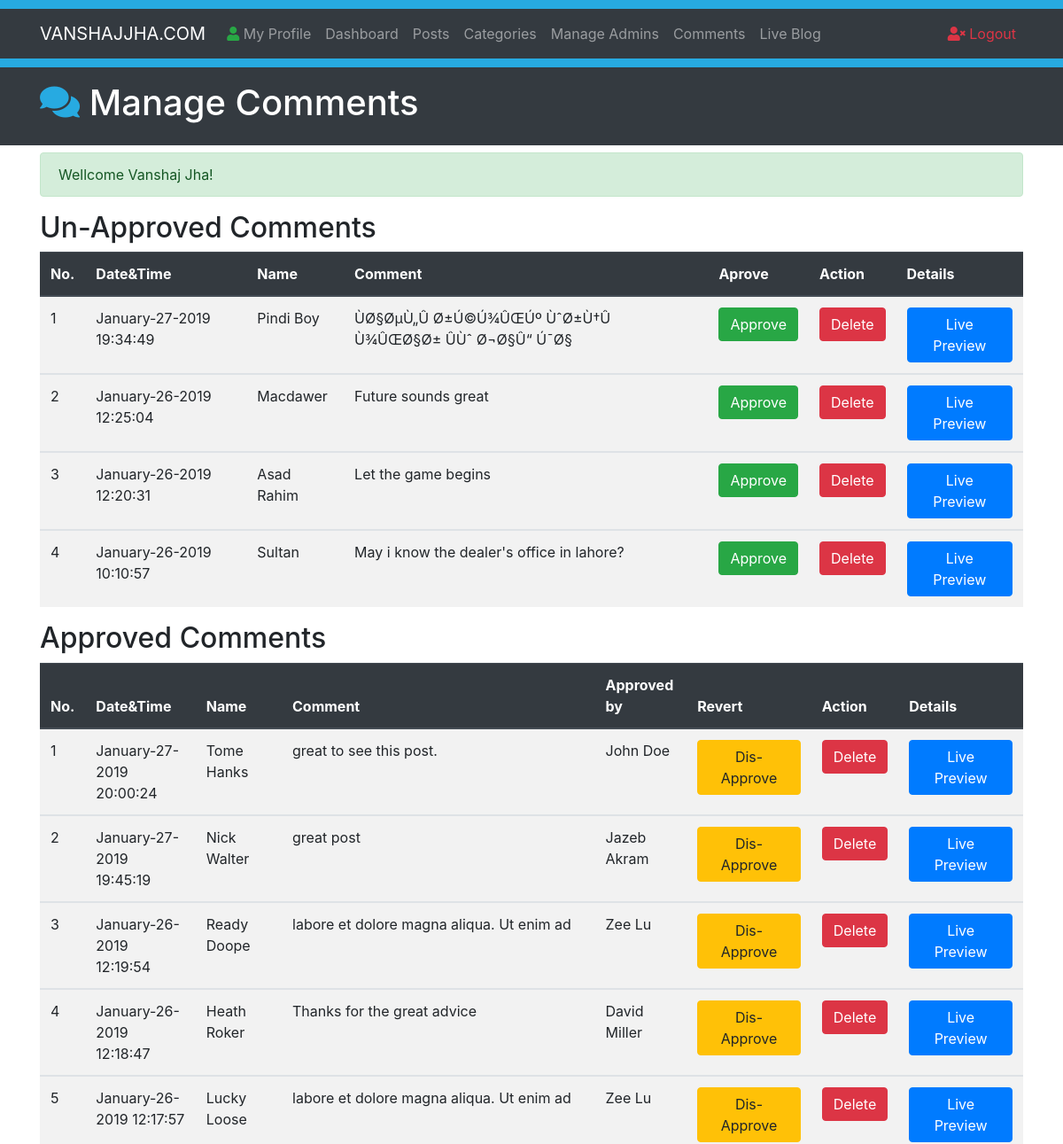
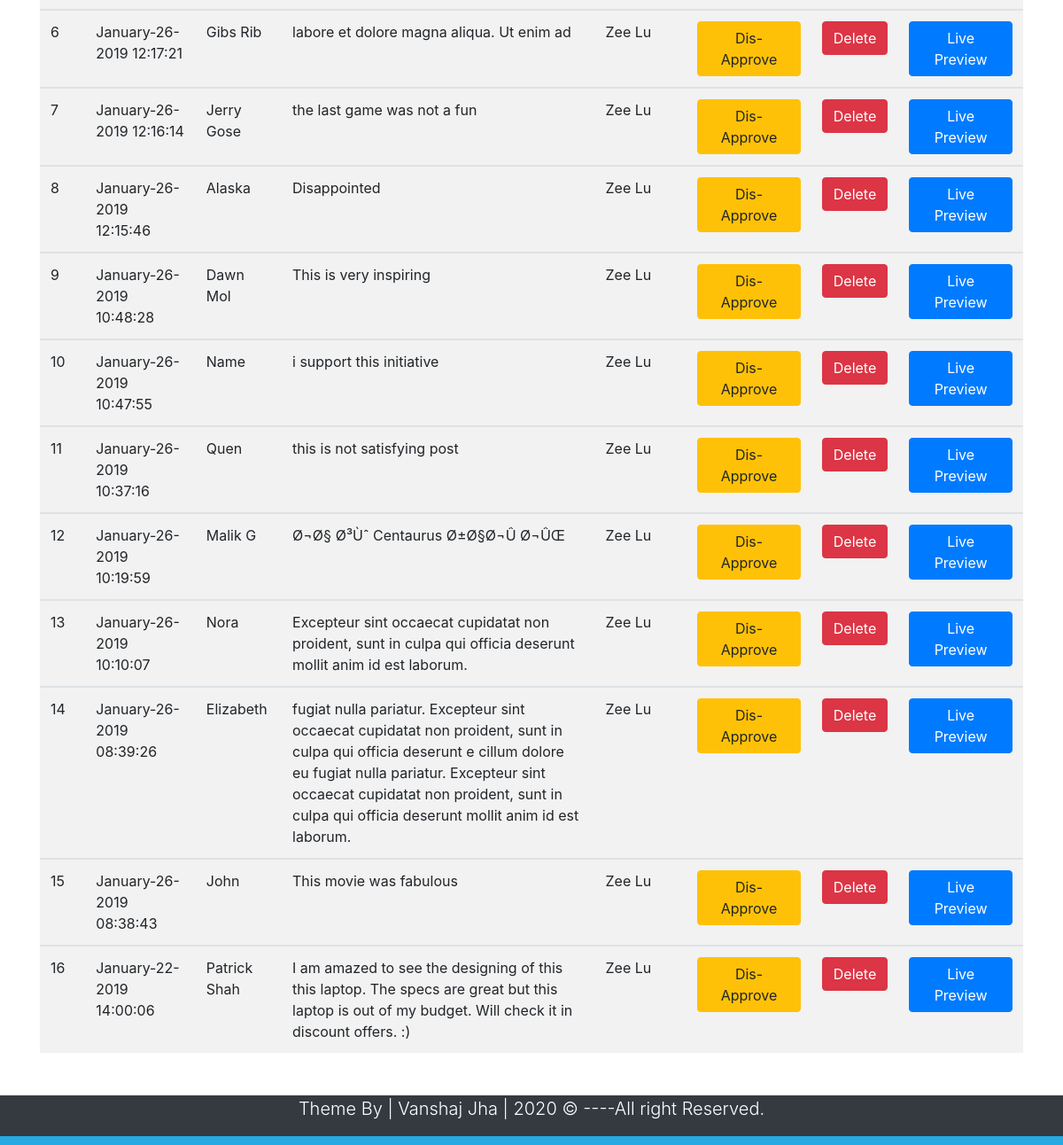
Screenshot of /Comments.php (signed in) with the database file from the repository (2 pictures, top to bottom).
### tables this page shows
CREATE TABLE `comments` (
  `id` int(10) NOT NULL,
  `datetime` varchar(50) NOT NULL,
  `name` varchar(50) NOT NULL,
  `email` varchar(60) NOT NULL,
  `comment` varchar(500) NOT NULL,
  `approvedby` varchar(50) NOT NULL,
  `status` varchar(3) NOT NULL,
  `post_id` int(10) NOT NULL
);

### Comments.php (the view, shortened to what this page needs)
<?php require_once("Includes/Sessions.php"); ?>
<!DOCTYPE html>
<html lang="en">
<head>
  <link rel="stylesheet" href="https://use.fontawesome.com/releases/v5.6.3/css/all.css">
  <link rel="stylesheet" href="https://stackpath.bootstrapcdn.com/bootstrap/4.2.1/css/bootstrap.min.css">
  <link rel="stylesheet" href="Css/Styles.css">
</head>
<body>
  <div style="height:10px; background:#27aae1;"></div>
  <nav class="navbar navbar-expand-lg navbar-dark bg-dark">
    <div class="container">
      <a href="#" class="navbar-brand"> VANSHAJJHA.COM</a>
      <div class="collapse navbar-collapse" id="navbarcollapseCMS">
      <ul class="navbar-nav mr-auto">
        <li class="nav-item">
          <a href="MyProfile.php" class="nav-link"> <i class="fas fa-user text-success"></i> My Profile</a>
        </li>
        <li class="nav-item">
          <a href="Dashboard.php" class="nav-link">Dashboard</a>
        </li>
        <li class="nav-item">
          <a href="Posts.php" class="nav-link">Posts</a>
        </li>
        <li class="nav-item">
          <a href="Categories.php" class="nav-link">Categories</a>
        </li>
        <li class="nav-item">
          <a href="Admins.php" class="nav-link">Manage Admins</a>
        </li>
        <li class="nav-item">
          <a href="Comments.php" class="nav-link">Comments</a>
        </li>
        <li class="nav-item">
          <a href="Blog.php?page=1" class="nav-link" target="_blank">Live Blog</a>
        </li>
      </ul>
      <ul class="navbar-nav ml-auto">
        <li class="nav-item"><a href="Logout.php" class="nav-link text-danger">
          <i class="fas fa-user-times"></i> Logout</a></li>
      </ul>
      </div>
    </div>
  </nav>
    <div style="height:10px; background:#27aae1;"></div>
    <header class="bg-dark text-white py-3">
      <div class="container">
        <div class="row">
          <div class="col-md-12">
          <h1><i class="fas fa-comments" style="color:#27aae1;"></i> Manage Comments</h1>
          </div>
        </div>
      </div>
    </header>
    <section class="container py-2 mb-4">
      <div class="row" style="min-height:30px;">
        <div class="col-lg-12" style="min-height:400px;">
          <?php
           echo SuccessMessage();
           ?>
          <h2>Un-Approved Comments</h2>
          <table class="table table-striped table-hover">
            <thead class="thead-dark">
              <tr>
                <th>No. </th>
                <th>Date&Time</th>
                <th>Name</th>
                <th>Comment</th>
                <th>Aprove</th>
                <th>Action</th>
                <th>Details</th>
              </tr>
            </thead>
          <?php
          global $ConnectingDB;
          $sql = "SELECT * FROM comments WHERE status='OFF' ORDER BY id desc";
          $Execute =$ConnectingDB->query($sql);
          $SrNo = 0;
          while ($DataRows=$Execute->fetch()) {
            $CommentId = $DataRows["id"];
            $DateTimeOfComment = $DataRows["datetime"];
            $CommenterName = $DataRows["name"];
            $CommentContent= $DataRows["comment"];
            $CommentPostId = $DataRows["post_id"];
            $SrNo++;
          ?>
          <tbody>
            <tr>
              <td><?php echo htmlentities($SrNo); ?></td>
              <td><?php echo htmlentities($DateTimeOfComment); ?></td>
              <td><?php echo htmlentities($CommenterName); ?></td>
              <td><?php echo htmlentities($CommentContent); ?></td>
              <td> <a href="ApproveComments.php?id=<?php echo $CommentId;?>" class="btn btn-success">Approve</a>  </td>
              <td> <a href="DeleteComments.php?id=<?php echo $CommentId;?>" class="btn btn-danger">Delete</a>  </td>
              <td style="min-width:140px;"> <a class="btn btn-primary"href="FullPost.php?id=<?php echo $CommentPostId; ?>" target="_blank">Live Preview</a> </td>
            </tr>
          </tbody>
          <?php } ?>
          </table>
          <h2>Approved Comments</h2>
          <table class="table table-striped table-hover">
            <thead class="thead-dark">
              <tr>
                <th>No. </th>
                <th>Date&Time</th>
                <th>Name</th>
                <th>Comment</th>
                <th>Approved by</th>
                <th>Revert</th>
                <th>Action</th>
                <th>Details</th>
              </tr>
            </thead>
          <?php
          global $ConnectingDB;
          $sql = "SELECT * FROM comments WHERE status='ON' ORDER BY id desc";
          $Execute =$ConnectingDB->query($sql);
          $SrNo = 0;
          while ($DataRows=$Execute->fetch()) {
            $CommentId         = $DataRows["id"];
            $DateTimeOfComment = $DataRows["datetime"];
            $CommenterName     = $DataRows["name"];
            $ApprovedBy        = $DataRows["approvedby"];
            $CommentContent    = $DataRows["comment"];
            $CommentPostId     = $DataRows["post_id"];
            $SrNo++;
          ?>
          <tbody>
            <tr>
              <td><?php echo htmlentities($SrNo); ?></td>
              <td><?php echo htmlentities($DateTimeOfComment); ?></td>
              <td><?php echo htmlentities($CommenterName); ?></td>
              <td><?php echo htmlentities($CommentContent); ?></td>
              <td><?php echo htmlentities($ApprovedBy); ?></td>
              <td style="min-width:140px;"> <a href="DisApproveComments.php?id=<?php echo $CommentId;?>" class="btn btn-warning">Dis-Approve</a>  </td>
              <td> <a href="DeleteComments.php?id=<?php echo $CommentId;?>" class="btn btn-danger">Delete</a>  </td>
              <td style="min-width:140px;"> <a class="btn btn-primary"href="FullPost.php?id=<?php echo $CommentPostId; ?>" target="_blank">Live Preview</a> </td>
            </tr>
          </tbody>
          <?php } ?>
          </table>
        </div>
      </div>
    </section>
    <footer class="bg-dark text-white">
      <div class="container">
        <div class="row">
          <div class="col">
         <p class="lead text-center">Theme By | Vanshaj Jha | <span id="year"></span> &copy; ----All right Reserved.</p>
           </div>
         </div>
      </div>
    </footer>
        <div style="height:10px; background:#27aae1;"></div>
</body>
</html>

### rows the page displays
comments: datetime "January-27-2019 19:34:49", name "Pindi Boy", comment "ÙØ§ØµÙ„Û Ø±Ú©Ú¾ÛŒÚº ÙˆØ±Ù†Û Ù¾ÛŒØ§Ø± ÛÙˆ Ø¬Ø§Û“ Ú¯Ø§"
comments: datetime "January-26-2019 12:25:04", name "Macdawer", comment "Future sounds great"
comments: datetime "January-26-2019 12:20:31", name "Asad Rahim", comment "Let the game begins"
comments: datetime "January-26-2019 10:10:57", name "Sultan", comment "May i know the dealer's office in lahore?"
comments: datetime "January-27-2019 20:00:24", name "Tome Hanks", comment "great to see this post.", approvedby "John Doe"
comments: datetime "January-27-2019 19:45:19", name "Nick Walter", comment "great post", approvedby "Jazeb Akram"
comments: datetime "January-26-2019 12:19:54", name "Ready Doope", comment "labore et dolore magna aliqua. Ut enim ad", approvedby "Zee Lu"
comments: datetime "January-26-2019 12:18:47", name "Heath Roker", comment "Thanks for the great advice", approvedby "David Miller"
comments: datetime "January-26-2019 12:17:57", name "Lucky Loose", comment "labore et dolore magna aliqua. Ut enim ad", approvedby "Zee Lu"
comments: datetime "January-26-2019 12:17:21", name "Gibs Rib", comment "labore et dolore magna aliqua. Ut enim ad", approvedby "Zee Lu"
comments: datetime "January-26-2019 12:16:14", name "Jerry Gose", comment "the last game was not a fun", approvedby "Zee Lu"
comments: datetime "January-26-2019 12:15:46", name "Alaska", comment "Disappointed", approvedby "Zee Lu"
comments: datetime "January-26-2019 10:48:28", name "Dawn Mol", comment "This is very inspiring", approvedby "Zee Lu"
comments: datetime "January-26-2019 10:47:55", name "Name", comment "i support this initiative", approvedby "Zee Lu"
comments: datetime "January-26-2019 10:37:16", name "Quen", comment "this is not satisfying post", approvedby "Zee Lu"
comments: datetime "January-26-2019 10:19:59", name "Malik G", comment "Ø¬Ø§ Ø³Ùˆ Centaurus Ø±Ø§Ø¬Û Ø¬ÛŒ", approvedby "Zee Lu"
comments: datetime "January-26-2019 10:10:07", name "Nora", comment "Excepteur sint occaecat cupidatat non proident, sunt in culpa qui officia deserunt mollit anim id est laborum.", approvedby "Zee Lu"
comments: datetime "January-26-2019 08:39:26", name "Elizabeth", comment "fugiat nulla pariatur. Excepteur sint occaecat cupidatat non proident, sunt in culpa qui officia deserunt e cillum dolore eu fugiat nulla pariatur. Excepteur sint occaecat cupidatat non proident, sunt in culpa qui officia deserunt mollit anim id est laborum.", approvedby "Zee Lu"
comments: datetime "January-26-2019 08:38:43", name "John", comment "This movie was fabulous", approvedby "Zee Lu"
comments: datetime "January-22-2019 14:00:06", name "Patrick Shah", comment "I am amazed to see the designing of this this laptop. The specs are great but this laptop is out of my budget. Will check it in discount offers. :)", approvedby "Zee Lu"

### other values shown
SuccessMessage() "Wellcome Vanshaj Jha!"
